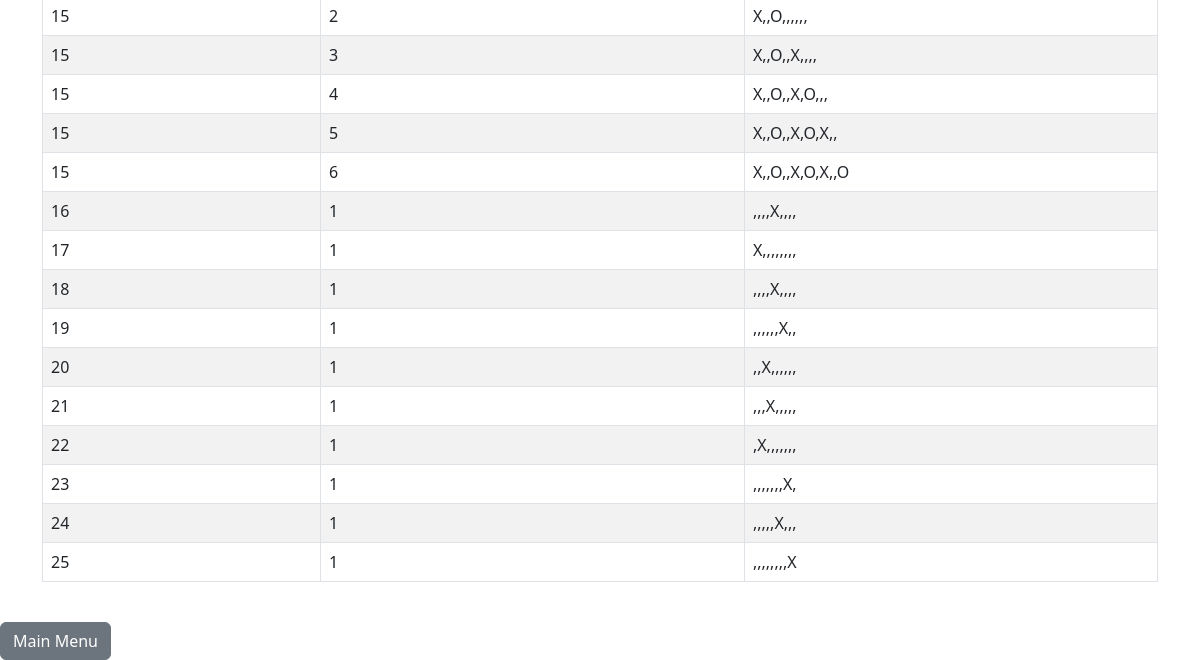
Page /CPSC2221_final/queries/display_moves.php (lower part) on the earlier database version.
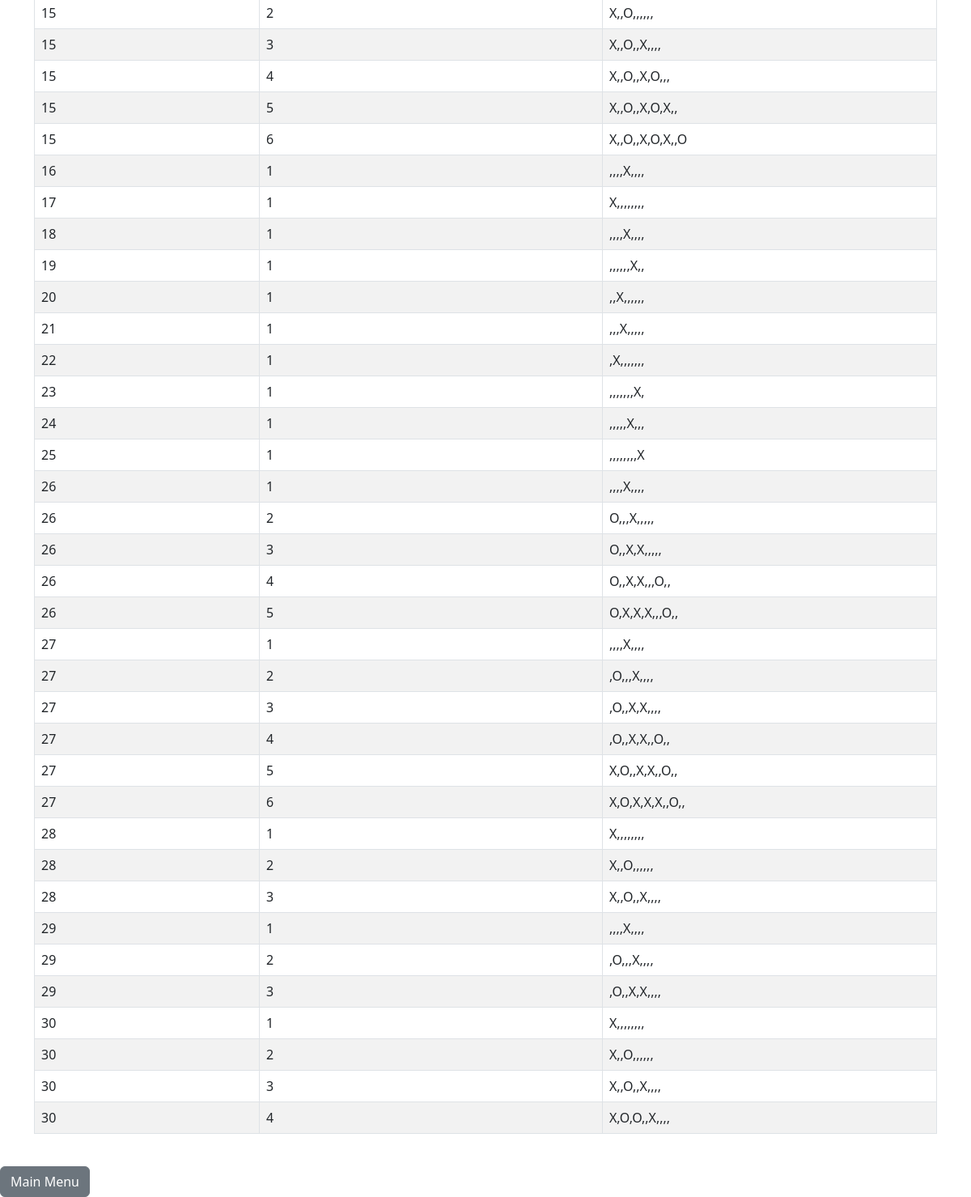
Same page on the later database version.
### tables this page shows
CREATE TABLE Move_MadeIn (
    MatchID INT,
    Move_Number INT,
    Position VARCHAR(20),
    PRIMARY KEY (MatchID, Move_Number),
    FOREIGN KEY (MatchID) REFERENCES Match_Contained(MatchID)
        ON DELETE CASCADE
        ON UPDATE CASCADE
);

### CPSC2221_final/queries/display_moves.php (the view, shortened to what this page needs)
<?php
$servername = "localhost";
$username   = "root";
$password   = "";
$database   = "tictactoe";
$conn = new mysqli($servername, $username, $password, $database);
if ($conn->connect_error) {
	die("Connection failed: " . $conn->connect_error);
} else {
	echo "<link rel='stylesheet' href='https://cdn.jsdelivr.net/npm/bootstrap@5.3.0/dist/css/bootstrap.min.css'>";
	echo "<div class='container mt-4'>";
	echo "Connection Successful! <br>";
}
$query = "SELECT MatchID, Move_Number, Position
          FROM Move_MadeIn
          ORDER BY MatchID, Move_Number";
$result = $conn->query($query);
if ($result->num_rows > 0) {
	echo "<table class='table table-bordered table-striped mt-3'>";
	while ($row = $result->fetch_assoc()) {
		echo "<tr>
			<td>" . $row["MatchID"] . "</td>
			<td>" . $row["Move_Number"] . "</td>
			<td>" . $row["Position"] . "</td>
		</tr>";
	}
	echo "</table>";
} else {
	echo "No moves found.";
}
echo "</div><br><a class='btn btn-secondary' href='../index.php'>Main Menu</a>";
?>

Differences in the rows shown:
added move_madein: MatchID "26", Move_Number "1", Position ",,,,X,,,,"
added move_madein: MatchID "26", Move_Number "2", Position "O,,,X,,,,,"
added move_madein: MatchID "26", Move_Number "3", Position "O,,X,X,,,,,"
added move_madein: MatchID "26", Move_Number "4", Position "O,,X,X,,,O,,"
added move_madein: MatchID "26", Move_Number "5", Position "O,X,X,X,,,O,,"
added move_madein: MatchID "27", Move_Number "1", Position ",,,,X,,,,"
added move_madein: MatchID "27", Move_Number "2", Position ",O,,,X,,,,"
added move_madein: MatchID "27", Move_Number "3", Position ",O,,X,X,,,,"
added move_madein: MatchID "27", Move_Number "4", Position ",O,,X,X,,O,,"
added move_madein: MatchID "27", Move_Number "5", Position "X,O,,X,X,,O,,"
added move_madein: MatchID "27", Move_Number "6", Position "X,O,X,X,X,,O,,"
added move_madein: MatchID "28", Move_Number "1", Position "X,,,,,,,,"
added move_madein: MatchID "28", Move_Number "2", Position "X,,O,,,,,,"
added move_madein: MatchID "28", Move_Number "3", Position "X,,O,,X,,,,"
added move_madein: MatchID "29", Move_Number "1", Position ",,,,X,,,,"
added move_madein: MatchID "29", Move_Number "2", Position ",O,,,X,,,,"
added move_madein: MatchID "29", Move_Number "3", Position ",O,,X,X,,,,"
added move_madein: MatchID "30", Move_Number "1", Position "X,,,,,,,,"
added move_madein: MatchID "30", Move_Number "2", Position "X,,O,,,,,,"
added move_madein: MatchID "30", Move_Number "3", Position "X,,O,,X,,,,"
added move_madein: MatchID "30", Move_Number "4", Position "X,O,O,,X,,,,"
